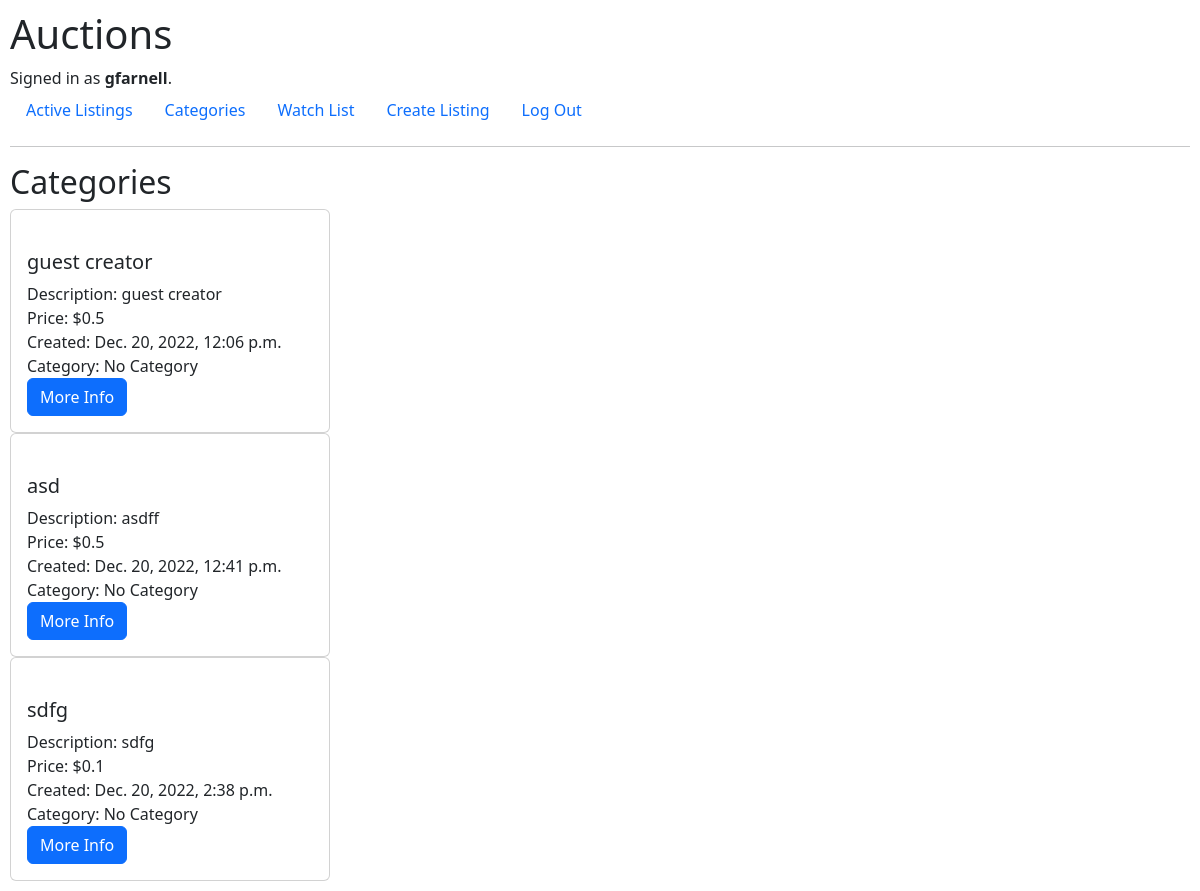
The app's page /category/No Category (signed in) with its own data.
### auctions/models.py (models this page shows, shortened)
class User(AbstractUser):
    pass

class Listings(models.Model):
    creator = models.ForeignKey(
        User, on_delete=models.PROTECT, related_name="get_creator_listings", blank=False)
    buyer = models.ForeignKey(
        User, blank=True, null=True, on_delete=models.PROTECT, related_name="get_buyer_listings")
    watchers = models.ManyToManyField(
        User, blank=True, related_name="get_watched_listings")
    title = models.CharField(max_length=64)
    description = models.CharField(max_length=300)
    startingBid = models.FloatField(max_length=64)
    createdDate = models.DateTimeField(auto_now_add=True)
    active = models.BooleanField(default=True)
    url = models.CharField(max_length=128, blank=True)
    category = models.CharField(
        max_length=45)

### auctions/views.py (the view)
# urls.py: path("category/<str:category>", views.displayCategoryListings, name="displayCategoryListings")
@login_required
def displayCategoryListings(request, category):
    listings = Listings.objects.all()
    return render(request, "auctions/categoryListing.html", {"listings": listings, "category": category})

### auctions/templates/auctions/categoryListing.html (shortened to what this page needs)
{% extends "auctions/layout.html" %}
{% load static %}
{% block body %}
<h2>Categories</h2>
{% for listing in listings %}
{% if listing.active == True %}
{% if listing.category == category %}
<div id="container_card">
    <div class="card">
        <a href="{% url 'listings' listing.id %}" class="card-link">
        </a>
        <div class="card-body">
            <ul class="list-group list-group-flush">
                <li>
                    <h5>{{ listing.title}}</h5>
                </li>
                <li>Description: {{ listing.description}}</li>
                <li>Price: ${{ listing.startingBid}}</li>
                <li>Created: {{ listing.createdDate}}</li>
                <li>Category: {{ listing.category}}</li>
                <li><a class="btn btn-primary" href="{% url 'listings' listing.id %}">More Info</a></li>
            </ul>
        </div>
    </div>
</div>
{% endif %}
{% endif %}
{% endfor %}
{% endblock %}

### auctions/templates/auctions/layout.html (shortened to what this page needs)
{% load static %}
<!DOCTYPE html>
<html lang="en">
<head>
<link href="https://cdn.jsdelivr.net/npm/bootstrap@5.2.3/dist/css/bootstrap.min.css" rel="stylesheet">
<link href="{% static 'static/styles.css' %}" rel="stylesheet" type="text/css">
</head>
<body>
    <h1>Auctions</h1>
    <div>
        {% if user.is_authenticated %}
        Signed in as <strong>{{ user.username }}</strong>.
        {% else %}
        Not signed in.
        {% endif %}
    </div>
    <ul class="nav">
        {% if user.is_authenticated %}
        <li class="nav-item">
            <a class="nav-link" href="{% url 'activeListings' %}">Active Listings</a>
        </li>
        <li class="nav-item">
            <a class="nav-link" href="{% url 'categories' %}">Categories</a>
        </li>
        <li class="nav-item">
            <a class="nav-link" href="{% url 'displayWatchlist' %}">Watch List</a>
        </li>
        <li class="nav-item">
            <a class="nav-link" href="{% url 'createlisting' %}">Create Listing</a>
        </li>
        <li class="nav-item">
            <a class="nav-link" href="{% url 'logout' %}">Log Out</a>
        </li>
        {% endif %}
    </ul>
    <hr>
    {% block body %}
    {% endblock %}
</body>
</html>

### auctions/static/static/styles.css (style rules this page uses)
body { padding: 10px; }
ul { list-style: none; padding-left: 0px; }
a { text-decoration: none; }
#container_card { width: 20rem; }

### records on screen
User: username "gfarnell"
Listings: title "guest creator", description "guest creator", startingBid "0.5", createdDate "Dec. 20, 2022, 12:06 p.m.", category "No Category"
Listings: title "asd", description "asdff", startingBid "0.5", createdDate "Dec. 20, 2022, 12:41 p.m.", category "No Category"
Listings: title "sdfg", description "sdfg", startingBid "0.1", createdDate "Dec. 20, 2022, 2:38 p.m.", category "No Category"
